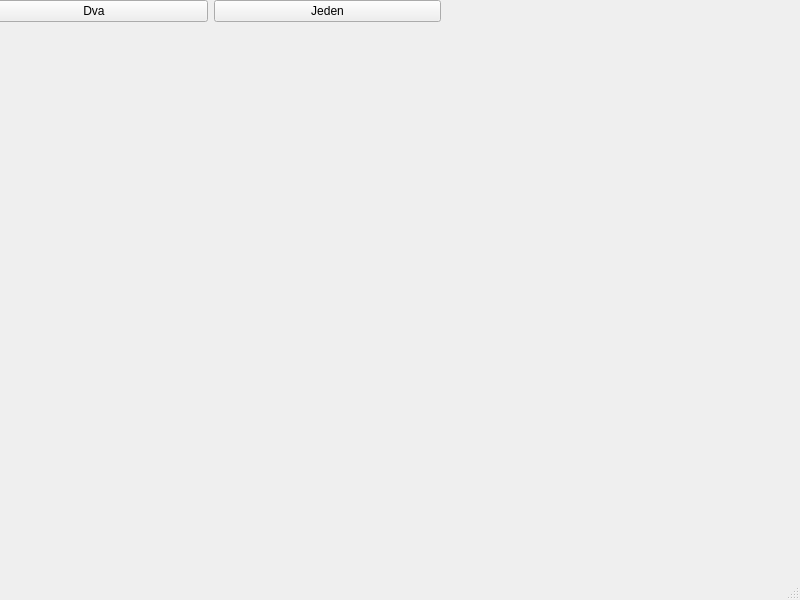
<?xml version="1.0" encoding="UTF-8"?>
<ui version="4.0">
 <class>MainWindow</class>
 <widget class="QMainWindow" name="MainWindow">
  <property name="geometry">
   <rect>
    <x>0</x>
    <y>0</y>
    <width>800</width>
    <height>600</height>
   </rect>
  </property>
  <property name="windowTitle">
   <string>MainWindow</string>
  </property>
  <widget class="QWidget" name="centralwidget">
   <widget class="QWidget" name="verticalLayoutWidget">
    <property name="geometry">
     <rect>
      <x>-20</x>
      <y>0</y>
      <width>461</width>
      <height>301</height>
     </rect>
    </property>
    <layout class="QVBoxLayout" name="verticalLayout">
     <item>
      <layout class="QHBoxLayout" name="horizontalLayout">
       <item>
        <widget class="QPushButton" name="Dva">
         <property name="text">
          <string>Dva</string>
         </property>
        </widget>
       </item>
       <item>
        <widget class="QPushButton" name="Jeden">
         <property name="text">
          <string>Jeden</string>
         </property>
        </widget>
       </item>
      </layout>
     </item>
     <item>
      <widget class="QLabel" name="photo">
       <property name="text">
        <string/>
       </property>
       <property name="pixmap">
        <pixmap>../OneDrive/Pictures/278064809_507175804241163_6954978704654465515_n.png</pixmap>
       </property>
       <property name="scaledContents">
        <bool>true</bool>
       </property>
      </widget>
     </item>
    </layout>
   </widget>
  </widget>
  <widget class="QMenuBar" name="menubar">
   <property name="geometry">
    <rect>
     <x>0</x>
     <y>0</y>
     <width>800</width>
     <height>22</height>
    </rect>
   </property>
  </widget>
  <widget class="QStatusBar" name="statusbar"/>
 </widget>
 <resources/>
 <connections/>
</ui>
